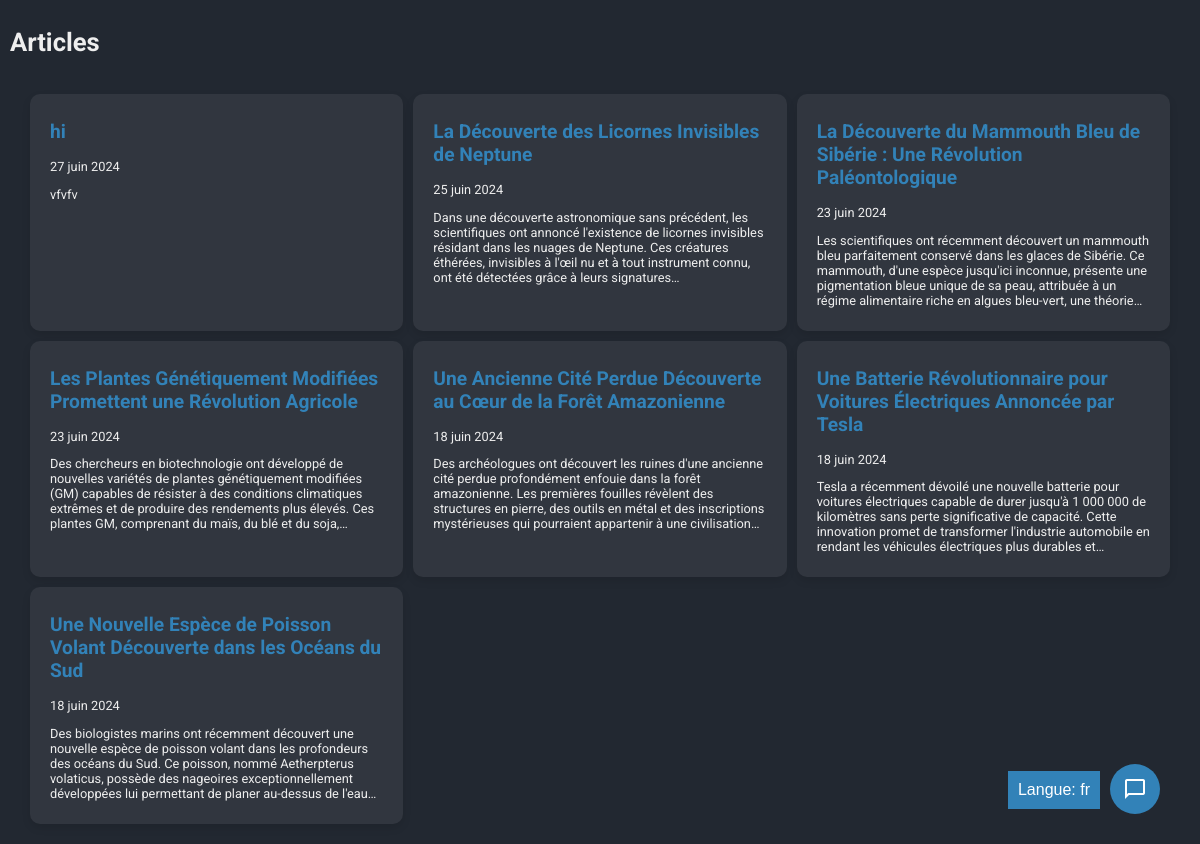
The page /fr/main/ on the database its author committed.
### main/models.py (models this page shows, shortened)
class Article(models.Model):
    title = models.CharField(max_length=100)
    content = models.TextField()
    publication_date = models.DateTimeField(auto_now_add=True)

### main/views.py (the view)
# urls.py: path("", views.index, name="index"),
def index(request):
    request.session.flush()  # Clear the session to reset the conversation history
    articles = Article.objects.all().order_by('-publication_date')
    context = {
        'articles': articles,
        'LANGUAGE_CODE': get_language(),
    }
    return render(request, 'main/index.html', context)

### main/templates/main/index.html (shortened to what this page needs)
{% load i18n %} {% load static %}
<!DOCTYPE html>
<html lang="{{LANGUAGE_CODE}}">
  <head>
    <link
      rel="stylesheet"
      type="text/css"
      href="{% static 'css/style.css' %}"
    />
  </head>
  <body>
    <div class="main">
      <div style="display: flex;">
        <h1>{% trans 'Articles' %}</h1>
      </div>
      <div class="articles">
        {% for article in articles %}
        <div class="article">
          <h2>
            <a href="/{{LANGUAGE_CODE}}/main/{{ article.id }}/"
              >{{ article.title }}</a
            >
          </h2>
          <p class="date">{{ article.publication_date|date:"j F Y" }}</p>
          <p>{{ article.content }}</p>
        </div>
        {% endfor %}
      </div>
      <button class="chatbot-toggler" onclick="toggleChatbot()">
        <span class="material-symbols-outlined" id = "chat">
        </span>
    </button>
    </div>
    <div class="dropdown">
            {% get_current_language as LANGUAGE_CODE %} {% get_available_languages as LANGUAGES %}
        <button class="dropbtn">{% trans 'Langue:' %} {% trans LANGUAGE_CODE %}</button>
      </div>
  </body>
</html>

### main/static/css/style.css (style rules this page uses)
body { font-family: 'Roboto', sans-serif; font-size: 0.8rem; background-color: #222831; color: #EEEEEE; height: 100vh; margin: 0; padding: 10px; overflow-x: hidden; }
.articles { display: grid; grid-template-columns: 1fr 1fr 1fr 1fr; gap: 10px; padding: 20px; }
.article { background-color: #31363F; box-shadow: 0 4px 8px rgba(0, 0, 0, 0.1); border-radius: 10px; padding: 10px 20px; }
.date { color: #3282B8; }
.article p { color: #EEEEEE; display: -webkit-box; -webkit-line-clamp: 5; -webkit-box-orient: vertical; overflow: hidden; text-overflow: ellipsis; }
a { text-decoration: none; color: #3282B8; }
.main { position: relative; }
.chatbot-toggler { position: fixed; right: 40px; bottom: 30px; height: 50px; width: 50px; color: #fff; border-radius: 50%; border: none; outline: none; cursor: pointer; background-color: #3282B8; display: flex; align-items: center; justify-content: center; }
.chatbot-toggler span { position: absolute; }
.dropdown { position: fixed; display: flex; bottom: 35px; right: 100px; }
.dropbtn { background-color: #3282B8; color: white; padding: 10px; font-size: 16px; border: none; cursor: pointer; }
@media (max-width: 1200px) { .articles { grid-template-columns: 1fr 1fr 1fr; } }

### rows shown on the page
Article: title "hi", publication_date "27 juin 2024", content "vfvfv"
Article: title "La Découverte des Licornes Invisibles de Neptune", publication_date "25 juin 2024", content "Dans une découverte astronomique sans précédent, les scientifiques ont annoncé l'existence de licornes invisibles résidant dans les nuages de Neptune. Ces créatures éthérées, invisibles à l'œil nu et à tout instrument connu, ont été détectées grâce à leurs…"
Article: title "La Découverte du Mammouth Bleu de Sibérie : Une Révolution Paléontologique", publication_date "23 juin 2024", content "Les scientifiques ont récemment découvert un mammouth bleu parfaitement conservé dans les glaces de Sibérie. Ce mammouth, d'une espèce jusqu'ici inconnue, présente une pigmentation bleue unique de sa peau, attribuée à un régime alimentaire riche en algues bleu-vert, une…"
Article: title "Les Plantes Génétiquement Modifiées Promettent une Révolution Agricole", publication_date "23 juin 2024", content "Des chercheurs en biotechnologie ont développé de nouvelles variétés de plantes génétiquement modifiées (GM) capables de résister à des conditions climatiques extrêmes et de produire des rendements plus élevés. Ces plantes GM, comprenant du maïs, du blé et du…"
Article: title "Une Ancienne Cité Perdue Découverte au Cœur de la Forêt Amazonienne", publication_date "18 juin 2024", content "Des archéologues ont découvert les ruines d'une ancienne cité perdue profondément enfouie dans la forêt amazonienne. Les premières fouilles révèlent des structures en pierre, des outils en métal et des inscriptions mystérieuses qui pourraient appartenir à une…"
Article: title "Une Batterie Révolutionnaire pour Voitures Électriques Annoncée par Tesla", publication_date "18 juin 2024", content "Tesla a récemment dévoilé une nouvelle batterie pour voitures électriques capable de durer jusqu'à 1 000 000 de kilomètres sans perte significative de capacité. Cette innovation promet de transformer l'industrie automobile en rendant les véhicules électriques plus durables…"
Article: title "Une Nouvelle Espèce de Poisson Volant Découverte dans les Océans du Sud", publication_date "18 juin 2024", content "Des biologistes marins ont récemment découvert une nouvelle espèce de poisson volant dans les profondeurs des océans du Sud. Ce poisson, nommé Aetherpterus volaticus, possède des nageoires exceptionnellement développées lui permettant de planer au-dessus de…"
